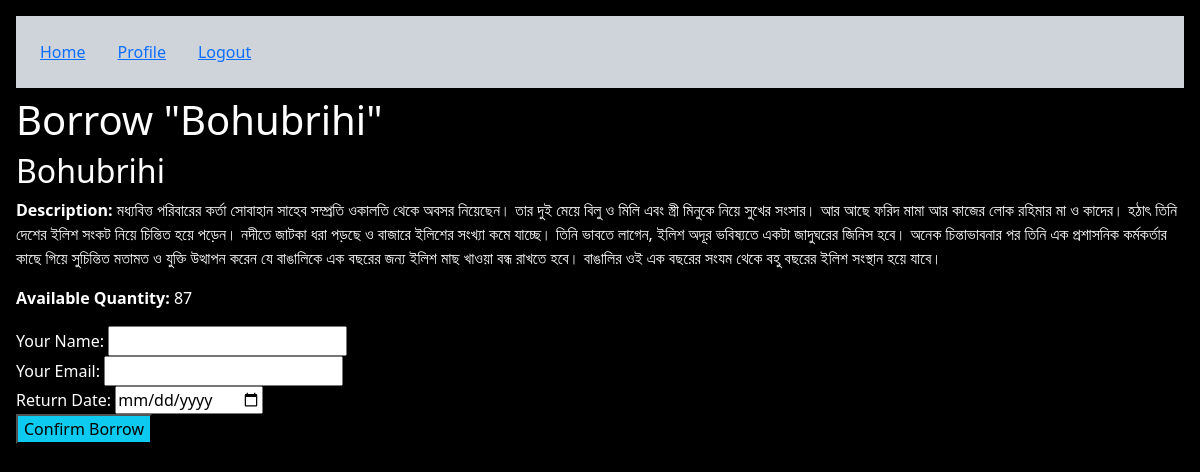
/borrow/1/ (signed in), run on the app's committed database.
### library/models.py (models this page shows, shortened)
class Book(models.Model):
    title = models.CharField(max_length=255)
    author = models.CharField(max_length=255)
    description = models.TextField()
    price = models.DecimalField(max_digits=10, decimal_places=2)
    image = models.ImageField(upload_to='book_images/', null=True, blank=True)
    quantity = models.IntegerField()
    category = models.ForeignKey(Category, on_delete=models.CASCADE, related_name='books', default=1)  # Assuming 1 is a valid category ID

### library/views.py (the view, shortened to what this page needs)
# urls.py: path('borrow/<int:book_id>/', views.borrow_book, name='borrow_book'),
@login_required
def borrow_book(request, book_id):
    book = get_object_or_404(Book, id=book_id)
    user_profile, created = UserProfile.objects.get_or_create(user=request.user)
    return render(request, 'library/borrow_book.html', {'book': book})

### library/templates/library/borrow_book.html (shortened to what this page needs)
{% extends 'library/base.html' %}
{% block content %}
<h1>Borrow "{{ book.title }}"</h1>
<div>
    <h2>{{ book.title }}</h2>
    <p><strong>Description:</strong> {{ book.description }}</p>
    <p><strong>Available Quantity:</strong> {{ book.quantity }}</p>
</div>
<form method="post" action="{% url 'borrow_book' book.id %}">
    <div>
        <label for="name">Your Name:</label>
        <input type="text" id="name" name="name" required>
    </div>
    <div>
        <label for="email">Your Email:</label>
        <input type="email" id="email" name="email" required>
    </div>
    <div>
        <label for="return_date">Return Date:</label>
        <input type="date" id="return_date" name="return_date" required>
    </div>
    <button class="bg-info" type="submit">Confirm Borrow</button>
</form>
{% endblock %}

### data on the page
Book: title "Bohubrihi", description "মধ্যবিত্ত পরিবারের কর্তা সোবাহান সাহেব সম্প্রতি ওকালতি থেকে অবসর নিয়েছেন। তার দুই মেয়ে বিলু ও মিলি এবং স্ত্রী মিনুকে নিয়ে সুখের সংসার। আর আছে ফরিদ মামা আর কাজের লোক রহিমার মা ও কাদের। হঠাৎ তিনি দেশের ইলিশ সংকট নিয়ে চিন্তিত হয়ে পড়েন। নদীতে জাটকা ধরা পড়ছে ও বাজারে ইলিশের সংখ্যা কমে যাচ্ছে। তিনি ভাবতে লাগেন, ইলিশ অদূর ভবিষ্যতে একটা জাদুঘরের জিনিস হবে। অনেক চিন্তাভাবনার পর তিনি এক প্রশাসনিক কর্মকর্তার কাছে গিয়ে সুচিন্তিত মতামত ও যুক্তি উত্থাপন করেন যে বাঙালিকে এক বছরের জন্য ইলিশ মাছ খাওয়া বন্ধ রাখতে হবে। বাঙালির ওই এক বছরের সংযম থেকে বহু বছরের ইলিশ সংস্থান হয়ে যাবে।", quantity "87"
